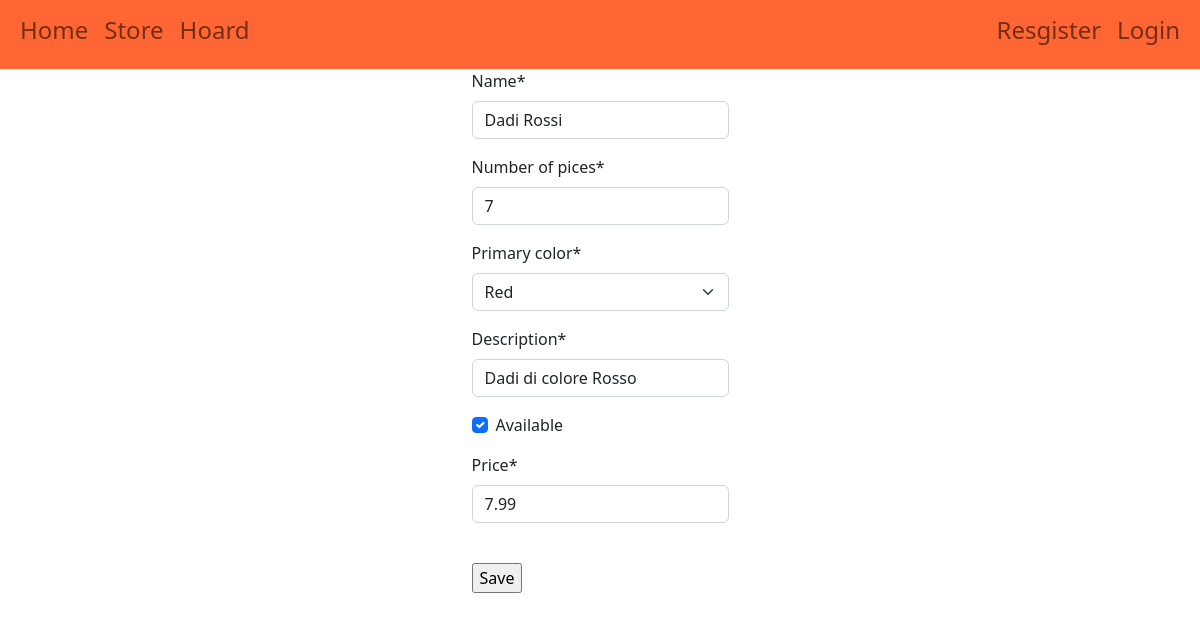
Screenshot of /banch/modify_set/D1/update/ with the database file from the repository.
### store/models.py (models this page shows, shortened)
class Dice(models.Model):
    COLORS = [
        ("R","Red"),
        ("O","Orange"),
        ("Y","Yellow"),
        ("G","Green"),
        ("B","Blue"),
        ("P","Purple"),
        ("N","Black"),
        ("W","White"),
        ("M","Metal"),
    ]
    code = models.CharField(max_length=255, primary_key=True, unique=True)
    name = models.CharField(max_length=50)
    number_of_pices = models.PositiveSmallIntegerField()
    primary_color = models.CharField(max_length=1, choices=COLORS)
    description = models.CharField(max_length=300)
    seller = models.ForeignKey(User,on_delete=models.SET_NULL,null=True)
    available = models.BooleanField()
    price = models.FloatField()
    image = models.ImageField(upload_to='uploads/',null= True)

### banch/views.py (the view, shortened to what this page needs)
# urls.py: path('modify_set/<str:pk>/update/', views.UpdateDiceView.as_view(), name='modify_set'),
class UpdateDiceView(GroupRequiredMixin,UpdateView):
    group_required = ['artigiani']
    model = Dice
    template_name = "banch/modify_set.html"
    fields = [
            "name",
            "number_of_pices",
            'primary_color',
            'description',
            'available',
            'price',
            ]
    def get_context_data(self, **kwargs):
        context = super().get_context_data(**kwargs)
        context['artigiano'] = True
        return context

### banch/templatetags/custom_filters.py (called while the page is built)
@register.filter(name='has_group')
def has_group(user, group_name):
    group = Group.objects.get(name=group_name)
    return True if group in user.groups.all() else False

### templates/banch/modify_set.html
{% extends "base.html" %}
{% block head %}
    {% load crispy_forms_tags %}
{% endblock %}
{% block content %}
    <div class="d-flex justify-content-center ">
       <form method="post">{% csrf_token %}
            {{ form | crispy }}
            <br>
            <input type="submit" value="Save">
        </form>
    </div
{% endblock %}

### rows the page displays
Dice: name "Dadi Rossi", number_of_pices "7", primary_color "Red", description "Dadi di colore Rosso", available "☑", price "7.99"
